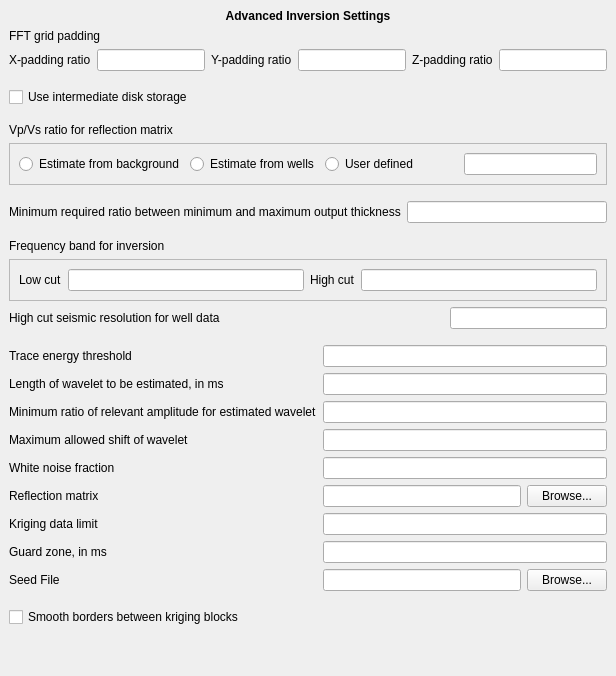
     <widget class="QWidget" name="advancedPage">
      <layout class="QGridLayout">
       <property name="margin">
        <number>9</number>
       </property>
       <property name="spacing">
        <number>6</number>
       </property>
       <item row="4" column="0">
        <widget class="QLabel" name="fftPaddingLabel">
         <property name="text">
          <string>&lt;qt&gt;FFT grid padding</string>
         </property>
        </widget>
       </item>
       <item row="11" column="0">
        <layout class="QHBoxLayout">
         <property name="spacing">
          <number>6</number>
         </property>
         <property name="margin">
          <number>0</number>
         </property>
         <item>
          <widget class="QLabel" name="xFractionLabel">
           <property name="toolTip">
            <string>&lt;qt&gt;Value for the ratio of the padding in the x-direction relative to the x-length.</string>
           </property>
           <property name="text">
            <string>&lt;qt&gt;X-padding ratio</string>
           </property>
          </widget>
         </item>
         <item>
          <widget class="QLineEdit" name="xFractionLineEdit">
           <property name="toolTip">
            <string>&lt;qt&gt;Value for the ratio of the padding in the x-direction relative to the x-length.</string>
           </property>
          </widget>
         </item>
         <item>
          <widget class="QLabel" name="yFractionLabel">
           <property name="toolTip">
            <string>&lt;qt&gt;Value for the ratio of the padding in the y-direction relative to the y-length.</string>
           </property>
           <property name="text">
            <string>&lt;qt&gt;Y-padding ratio</string>
           </property>
          </widget>
         </item>
         <item>
          <widget class="QLineEdit" name="yFractionLineEdit">
           <property name="toolTip">
            <string>&lt;qt&gt;Value for the ratio of the padding in the y-direction relative to the y-length.</string>
           </property>
          </widget>
         </item>
         <item>
          <widget class="QLabel" name="zFractionLabel">
           <property name="toolTip">
            <string>&lt;qt&gt;Value for the ratio of the padding in the z-direction relative to the z-length.</string>
           </property>
           <property name="text">
            <string>&lt;qt&gt;Z-padding ratio</string>
           </property>
          </widget>
         </item>
         <item>
          <widget class="QLineEdit" name="zFractionLineEdit">
           <property name="toolTip">
            <string>&lt;qt&gt;Value for the ratio of the padding in the z-direction relative to the z-length.</string>
           </property>
          </widget>
         </item>
        </layout>
       </item>
       <item row="13" column="0">
        <widget class="QCheckBox" name="diskStorageCheckBox">
         <property name="toolTip">
          <string>&lt;qt&gt;To reduce the physical memory requirement, CRAVA can store intermediate FFT grids on disk rather than holding them in memory. This will typically reduce the total memory requirement of a calculation, but comes at a cost of increased CPU usage and increased disk usage.</string>
         </property>
         <property name="text">
          <string>Use intermediate disk storage</string>
         </property>
        </widget>
       </item>
       <item row="18" column="0">
        <layout class="QHBoxLayout">
         <property name="spacing">
          <number>6</number>
         </property>
         <property name="margin">
          <number>0</number>
         </property>
         <item>
          <widget class="QLabel" name="maximumRelativeThicknessLabel">
           <property name="toolTip">
            <string>&lt;qt&gt;Value giving the limit of how small the minimum interval thickness can be relative to the maximum. If this gets too low, the tranformation to stationarity for the FFT-algorithm gives strange results.</string>
           </property>
           <property name="text">
            <string>&lt;qt&gt;Minimum required ratio between minimum and maximum output thickness</string>
           </property>
          </widget>
         </item>
         <item>
          <widget class="QLineEdit" name="maximumRelativeThicknessLineEdit">
           <property name="toolTip">
            <string>&lt;qt&gt;Value giving the limit of how small the minimum interval thickness can be relative to the maximum. If this gets too low, the tranformation to stationarity for the FFT-algorithm gives strange results.</string>
           </property>
          </widget>
         </item>
        </layout>
       </item>
       <item row="20" column="0">
        <widget class="QLabel" name="frequencyBandLabel">
         <property name="toolTip">
          <string>&lt;qt&gt;The frequency band is limited by the wavelet, but an additional cut-off is needed to ensure numerical stability.</string>
         </property>
         <property name="text">
          <string>&lt;qt&gt;Frequency band for inversion</string>
         </property>
         <property name="textFormat">
          <enum>Qt::AutoText</enum>
         </property>
        </widget>
       </item>
       <item row="24" column="0">
        <layout class="QHBoxLayout">
         <property name="spacing">
          <number>6</number>
         </property>
         <property name="margin">
          <number>0</number>
         </property>
         <item>
          <layout class="QVBoxLayout">
           <property name="spacing">
            <number>6</number>
           </property>
           <property name="margin">
            <number>0</number>
           </property>
           <item>
            <widget class="QLabel" name="energyTresholdLabel">
             <property name="toolTip">
              <string>&lt;qt&gt;If the energy in a trace falls below this threshold relative to the average, the trace is interpolated from neighbors</string>
             </property>
             <property name="text">
              <string>&lt;qt&gt;Trace energy threshold</string>
             </property>
            </widget>
           </item>
           <item>
            <widget class="QLabel" name="waveletLengthLabel">
             <property name="toolTip">
              <string>&lt;qt&gt;Giving the length of the wavelet to be estimated in ms. For a 1D wavelet this is the width of the Papoulis taper used, when tapering of auto-correlation of reflection co-efficients, and cross-correlation of reflection-coefficients and seismic data, before doing the spectral division. Increasing this value will give less bias (i.e. less energy at low frequencies), but larger variance in the estimate (i.e. secondary oscillations). For a 3D wavelet this gives the length of the source-wavelet, by dividing this length by the vertical sampling interval we find the the </string>
             </property>
             <property name="text">
              <string>&lt;qt&gt;Length of wavelet to be estimated, in ms</string>
             </property>
            </widget>
           </item>
           <item>
            <widget class="QLabel" name="waveletRelativeMinimumLabel">
             <property name="toolTip">
              <string>&lt;qt&gt;Minimum ratio between smallest and largest relevant amplitude for estimated wavelet.</string>
             </property>
             <property name="text">
              <string>&lt;qt&gt;Minimum ratio of relevant amplitude for estimated wavelet</string>
             </property>
            </widget>
           </item>
           <item>
            <widget class="QLabel" name="waveletShiftMaxLabel">
             <property name="toolTip">
              <string>&lt;qt&gt;Value controlling how much the wavelet is allowed to be shifted when doing estimation of wavelet or noise.</string>
             </property>
             <property name="text">
              <string>&lt;qt&gt;Maximum allowed shift of wavelet</string>
             </property>
            </widget>
           </item>
           <item>
            <widget class="QLabel" name="whiteNoiseLabel">
             <property name="toolTip">
              <string>&lt;qt&gt;In order to stabelize the inversion, some of the noise needs to be interpreted as white. This specifies that fraction.</string>
             </property>
             <property name="text">
              <string>&lt;qt&gt;White noise fraction</string>
             </property>
            </widget>
           </item>
           <item>
            <widget class="QLabel" name="reflectionMatrixLabel">
             <property name="toolTip">
              <string>&lt;qt&gt;c(x,t,θ) = aVp(θ) δ/δt ln(Vp(x, t)) + aVs(x,t,θ) δ/δt ln(Vs(x, t)) + aρ(x,t,θ) δ/δt ln(ρ(x,t)) , the coefficients aVp, aVs and aρ can be read from file, each line should have one line for each seismic data file with the three coefficients for each.</string>
             </property>
             <property name="text">
              <string>&lt;qt&gt;Reflection matrix</string>
             </property>
            </widget>
           </item>
           <item>
            <widget class="QLabel" name="krigingLimitLabel">
             <property name="toolTip">
              <string>&lt;qt&gt;Limit for the amount of well data used to kriege each point. A high value gives a smoother and more exact field, but takes more time.</string>
             </property>
             <property name="text">
              <string>&lt;qt&gt;Kriging data limit</string>
             </property>
            </widget>
           </item>
           <item>
            <widget class="QLabel" name="guardZoneLabel">
             <property name="toolTip">
              <string>&lt;qt&gt;Changes the amount of data that will be required outside the interval of interest.</string>
             </property>
             <property name="text">
              <string>Guard zone, in ms</string>
             </property>
            </widget>
           </item>
           <item>
            <widget class="QLabel" name="seedFileLabel">
             <property name="toolTip">
              <string>&lt;qt&gt;The seed file should contain one integer number, the number will be overwritten after each stoachstic realization.</string>
             </property>
             <property name="text">
              <string>Seed File</string>
             </property>
            </widget>
           </item>
          </layout>
         </item>
         <item>
          <layout class="QVBoxLayout">
           <property name="spacing">
            <number>6</number>
           </property>
           <property name="margin">
            <number>0</number>
           </property>
           <item>
            <widget class="QLineEdit" name="energyTresholdLineEdit">
             <property name="toolTip">
              <string>&lt;qt&gt;If the energy in a trace falls below this threshold relative to the average, the trace is interpolated from neighbors</string>
             </property>
            </widget>
           </item>
           <item>
            <widget class="QLineEdit" name="waveletLengthLineEdit">
             <property name="toolTip">
              <string>&lt;qt&gt;Giving the length of the wavelet to be estimated in ms. For a 1D wavelet this is the width of the Papoulis taper used, when tapering of auto-correlation of reflection co-efficients, and cross-correlation of reflection-coefficients and seismic data, before doing the spectral division. Increasing this value will give less bias (i.e. less energy at low frequencies), but larger variance in the estimate (i.e. secondary oscillations). For a 3D wavelet this gives the length of the source-wavelet, by dividing this length by the vertical sampling interval we find the the
</string>
             </property>
            </widget>
           </item>
           <item>
            <widget class="QLineEdit" name="waveletRelativeMinimumLineEdit">
             <property name="toolTip">
              <string>&lt;qt&gt;Minimum ratio between smallest and largest relevant amplitude for estimated wavelet.</string>
             </property>
            </widget>
           </item>
           <item>
            <widget class="QLineEdit" name="waveletShiftMaxLineEdit">
             <property name="toolTip">
              <string>&lt;qt&gt;Value controlling how much the wavelet is allowed to be shifted when doing estimation of wavelet or noise.</string>
             </property>
            </widget>
           </item>
           <item>
            <widget class="QLineEdit" name="whiteNoiseLineEdit">
             <property name="toolTip">
              <string>&lt;qt&gt;In order to stabelize the inversion, we need to interpret some of the noise as white. This specifies that fraction.</string>
             </property>
            </widget>
           </item>
           <item>
            <layout class="QHBoxLayout">
             <property name="spacing">
              <number>6</number>
             </property>
             <property name="margin">
              <number>0</number>
             </property>
             <item>
              <widget class="QLineEdit" name="reflectionMatrixLineEdit">
               <property name="toolTip">
                <string>&lt;qt&gt;c(x,t,θ) = aVp(θ) δ/δt ln(Vp(x, t)) + aVs(x,t,θ) δ/δt ln(Vs(x, t)) + aρ(x,t,θ) δ/δt ln(ρ(x,t)) , the coefficients aVp, aVs and aρ can be read from file, each line should have one line for each seismic data file with the three coefficients for each.</string>
               </property>
              </widget>
             </item>
             <item>
              <widget class="QPushButton" name="reflectionMatrixBrowsePushButton">
               <property name="toolTip">
                <string>&lt;qt&gt;c(x,t,θ) = aVp(θ) δ/δt ln(Vp(x, t)) + aVs(x,t,θ) δ/δt ln(Vs(x, t)) + aρ(x,t,θ) δ/δt ln(ρ(x,t)) , the coefficients aVp, aVs and aρ can be read from file, each line should have one line for each seismic data file with the three coefficients for each.</string>
               </property>
               <property name="text">
                <string>Browse...</string>
               </property>
              </widget>
             </item>
            </layout>
           </item>
           <item>
            <widget class="QLineEdit" name="krigingDataLineEdit">
             <property name="toolTip">
              <string>&lt;qt&gt;Limit for the amount of well data used to kriege each point. A high value gives a smoother and more exact field, but takes more time.</string>
             </property>
            </widget>
           </item>
           <item>
            <widget class="QLineEdit" name="guardZoneLineEdit">
             <property name="toolTip">
              <string>&lt;qt&gt;Changes the amount of data that will be required outside the interval of interest.</string>
             </property>
            </widget>
           </item>
           <item>
            <layout class="QHBoxLayout">
             <property name="spacing">
              <number>6</number>
             </property>
             <property name="margin">
              <number>0</number>
             </property>
             <item>
              <widget class="QLineEdit" name="seedFileLineEdit">
               <property name="toolTip">
                <string>&lt;qt&gt;The seed file should contain one integer number, the number will be overwritten after each stoachstic realization.</string>
               </property>
              </widget>
             </item>
             <item>
              <widget class="QPushButton" name="seedFileBrowsePushButton">
               <property name="toolTip">
                <string>&lt;qt&gt;The seed file should contain one integer number, the number will be overwritten after each stoachstic realization.</string>
               </property>
               <property name="text">
                <string>Browse...</string>
               </property>
              </widget>
             </item>
            </layout>
           </item>
          </layout>
         </item>
        </layout>
       </item>
       <item row="26" column="0">
        <widget class="QCheckBox" name="krigedSmoothCheckBox">
         <property name="toolTip">
          <string>&lt;qt&gt;Should the program smooth borders between kriging blocks or not?</string>
         </property>
         <property name="text">
          <string>Smooth borders between kriging blocks</string>
         </property>
        </widget>
       </item>
       <item row="21" column="0">
        <widget class="QFrame" name="frequencyBandFrame">
         <property name="toolTip">
          <string>&lt;qt&gt;Controls the frequency band of the inversion, so high and/ or low frequency can be filtered away. This should be done by the wavelet, but can be specified here.</string>
         </property>
         <property name="frameShape">
          <enum>QFrame::StyledPanel</enum>
         </property>
         <property name="frameShadow">
          <enum>QFrame::Raised</enum>
         </property>
         <layout class="QGridLayout">
          <property name="margin">
           <number>9</number>
          </property>
          <property name="spacing">
           <number>6</number>
          </property>
          <item row="0" column="1">
           <widget class="QLineEdit" name="lowCutFrequencyBandLineEdit">
            <property name="toolTip">
             <string>&lt;qt&gt;The minimum frequency affected by the inversion.</string>
            </property>
           </widget>
          </item>
          <item row="0" column="0">
           <widget class="QLabel" name="lowCutFrequencyBandLabel">
            <property name="toolTip">
             <string>&lt;qt&gt;The minimum frequency affected by the inversion.</string>
            </property>
            <property name="text">
             <string>&lt;qt&gt;Low cut</string>
            </property>
           </widget>
          </item>
          <item row="0" column="2">
           <widget class="QLabel" name="highCutFrequencyBandLabel">
            <property name="toolTip">
             <string>&lt;qt&gt;The maximum frequency affected by the inversion.</string>
            </property>
            <property name="text">
             <string>&lt;qt&gt;High cut</string>
            </property>
           </widget>
          </item>
          <item row="0" column="3">
           <widget class="QLineEdit" name="highCutFrequencyBandLineEdit">
            <property name="toolTip">
             <string>&lt;qt&gt;The maximum frequency affected by the inversion.</string>
            </property>
           </widget>
          </item>
         </layout>
        </widget>
       </item>
       <item row="16" column="0">
        <widget class="QFrame" name="vpVsRatioFrame">
         <property name="toolTip">
          <string>&lt;qt&gt;The Vp/Vs ratio used in reflection matrix can be estimated from the background model, estimated from the well data or set manually by the user.</string>
         </property>
         <property name="frameShape">
          <enum>QFrame::StyledPanel</enum>
         </property>
         <property name="frameShadow">
          <enum>QFrame::Raised</enum>
         </property>
         <layout class="QVBoxLayout" name="verticalLayout_4">
          <item>
           <layout class="QVBoxLayout" name="verticalLayout_3">
            <item>
             <layout class="QHBoxLayout" name="horizontalLayout_5">
              <item>
               <layout class="QHBoxLayout" name="horizontalLayout">
                <item>
                 <widget class="QRadioButton" name="vpVsEstimateBackgroundRadioButton">
                  <property name="toolTip">
                   <string>&lt;qt&gt;Estimate Vp/Vs ratio from the background model.</string>
                  </property>
                  <property name="text">
                   <string>Estimate from background</string>
                  </property>
                 </widget>
                </item>
                <item>
                 <widget class="QRadioButton" name="vpVsEstimateWellRadioButton">
                  <property name="toolTip">
                   <string>&lt;qt&gt;Estimate the Vp/Vs ratio from the wells.</string>
                  </property>
                  <property name="text">
                   <string>Estimate from wells</string>
                  </property>
                 </widget>
                </item>
                <item>
                 <widget class="QRadioButton" name="vpVsUserDefinedRadioButton">
                  <property name="toolTip">
                   <string>&lt;qt&gt;Value of the Vp/Vs ratio used in the reflection matrix is defined by the user.</string>
                  </property>
                  <property name="text">
                   <string>User defined</string>
                  </property>
                 </widget>
                </item>
                <item>
                 <spacer name="horizontalSpacer_2">
                  <property name="orientation">
                   <enum>Qt::Horizontal</enum>
                  </property>
                  <property name="sizeHint" stdset="0">
                   <size>
                    <width>40</width>
                    <height>20</height>
                   </size>
                  </property>
                 </spacer>
                </item>
               </layout>
              </item>
              <item>
               <widget class="QLineEdit" name="vpVsUserDefinedLineEdit">
                <property name="toolTip">
                 <string>&lt;qt&gt;Value of Vp/Vs ratio used in reflection matrix is defined by the user.</string>
                </property>
               </widget>
              </item>
             </layout>
            </item>
           </layout>
          </item>
         </layout>
        </widget>
       </item>
       <item row="15" column="0">
        <widget class="QLabel" name="vpVsRatioLabel">
         <property name="toolTip">
          <string>&lt;qt&gt;The Vp/Vs ratio used in reflection matrix can be estimated from the background model, estimated from the well data or set manually by the user.</string>
         </property>
         <property name="text">
          <string>Vp/Vs ratio for reflection matrix</string>
         </property>
        </widget>
       </item>
       <item row="12" column="0">
        <spacer name="verticalSpacer_3">
         <property name="orientation">
          <enum>Qt::Vertical</enum>
         </property>
         <property name="sizeType">
          <enum>QSizePolicy::Maximum</enum>
         </property>
         <property name="sizeHint" stdset="0">
          <size>
           <width>20</width>
           <height>10</height>
          </size>
         </property>
        </spacer>
       </item>
       <item row="14" column="0">
        <spacer name="verticalSpacer_4">
         <property name="orientation">
          <enum>Qt::Vertical</enum>
         </property>
         <property name="sizeType">
          <enum>QSizePolicy::Maximum</enum>
         </property>
         <property name="sizeHint" stdset="0">
          <size>
           <width>20</width>
           <height>10</height>
          </size>
         </property>
        </spacer>
       </item>
       <item row="17" column="0">
        <spacer name="verticalSpacer_5">
         <property name="orientation">
          <enum>Qt::Vertical</enum>
         </property>
         <property name="sizeType">
          <enum>QSizePolicy::Maximum</enum>
         </property>
         <property name="sizeHint" stdset="0">
          <size>
           <width>20</width>
           <height>10</height>
          </size>
         </property>
        </spacer>
       </item>
       <item row="19" column="0">
        <spacer name="verticalSpacer_6">
         <property name="orientation">
          <enum>Qt::Vertical</enum>
         </property>
         <property name="sizeType">
          <enum>QSizePolicy::Maximum</enum>
         </property>
         <property name="sizeHint" stdset="0">
          <size>
           <width>20</width>
           <height>10</height>
          </size>
         </property>
        </spacer>
       </item>
       <item row="3" column="0">
        <widget class="QLabel" name="label_3">
         <property name="font">
          <font>
           <weight>75</weight>
           <bold>true</bold>
          </font>
         </property>
         <property name="text">
          <string>Advanced Inversion Settings</string>
         </property>
         <property name="alignment">
          <set>Qt::AlignCenter</set>
         </property>
        </widget>
       </item>
       <item row="25" column="0">
        <spacer name="verticalSpacer_9">
         <property name="orientation">
          <enum>Qt::Vertical</enum>
         </property>
         <property name="sizeType">
          <enum>QSizePolicy::Maximum</enum>
         </property>
         <property name="sizeHint" stdset="0">
          <size>
           <width>20</width>
           <height>10</height>
          </size>
         </property>
        </spacer>
       </item>
       <item row="23" column="0">
        <spacer name="verticalSpacer">
         <property name="orientation">
          <enum>Qt::Vertical</enum>
         </property>
         <property name="sizeType">
          <enum>QSizePolicy::Maximum</enum>
         </property>
         <property name="sizeHint" stdset="0">
          <size>
           <width>20</width>
           <height>10</height>
          </size>
         </property>
        </spacer>
       </item>
       <item row="22" column="0">
        <layout class="QHBoxLayout" name="horizontalLayout_2">
         <item>
          <widget class="QLabel" name="seismicResolutionLabel">
           <property name="toolTip">
            <string>&lt;qt&gt;Used to filter wells down to seismic resolution. Only used to generate output logs for QC.</string>
           </property>
           <property name="text">
            <string>High cut seismic resolution for well data</string>
           </property>
          </widget>
         </item>
         <item>
          <spacer name="horizontalSpacer">
           <property name="orientation">
            <enum>Qt::Horizontal</enum>
           </property>
           <property name="sizeType">
            <enum>QSizePolicy::Maximum</enum>
           </property>
           <property name="sizeHint" stdset="0">
            <size>
             <width>224</width>
             <height>20</height>
            </size>
           </property>
          </spacer>
         </item>
         <item>
          <widget class="QLineEdit" name="seismicResolutionLineEdit">
           <property name="toolTip">
            <string>&lt;qt&gt;Used to filter wells down to seismic resolution. Only used to generate output logs for QC.</string>
           </property>
          </widget>
         </item>
        </layout>
       </item>
       <item row="27" column="0">
        <spacer name="verticalSpacer_2">
         <property name="orientation">
          <enum>Qt::Vertical</enum>
         </property>
         <property name="sizeHint" stdset="0">
          <size>
           <width>20</width>
           <height>40</height>
          </size>
         </property>
        </spacer>
       </item>
      </layout>
     </widget>
